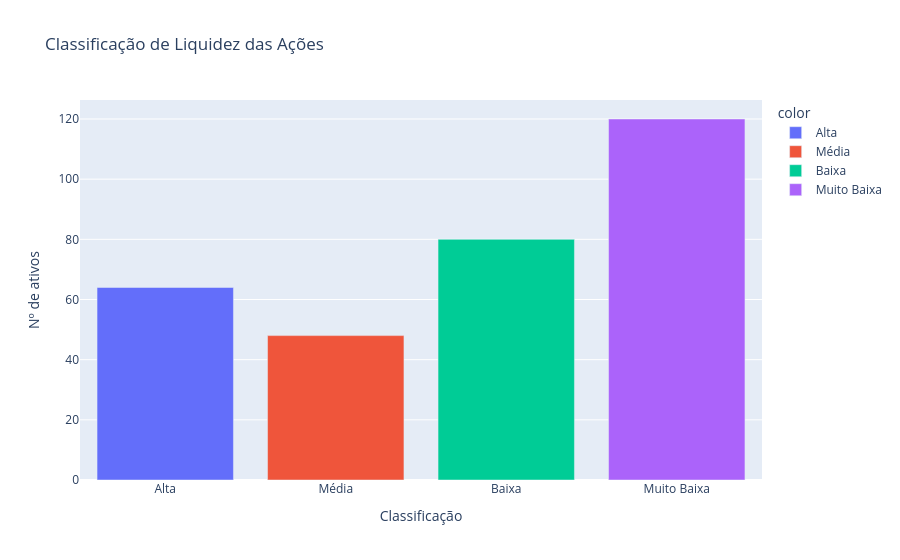

Notebook cell for this chart:
### Code cell
# Classificação qualitativa da liquidez por faixa de volume financeiro médio
limites_liquidez = [
    (50_000_000, 'Alta'),
    (10_000_000, 'Média'),
    (1_000_000, 'Baixa'),
    (0, 'Muito Baixa'),
]

def classificar_liquidez(volume_medio):
    for limite, classe in limites_liquidez:
        if volume_medio >= limite:
            return classe
    return 'Muito Baixa'

df_ranking['classificacao'] = df_ranking['volume_medio_21d'].apply(classificar_liquidez)

distribuicao = df_ranking['classificacao'].value_counts().reindex(
    ['Alta', 'Média', 'Baixa', 'Muito Baixa'])

print('Distribuição da classificação de liquidez:')
display(distribuicao.to_frame('nº de ativos'))

fig_class = px.bar(x=distribuicao.index, y=distribuicao.values,
                   title='Classificação de Liquidez das Ações',
                   labels={'x': 'Classificação', 'y': 'Nº de ativos'},
                   color=distribuicao.index)
fig_class.show()

### Figure 1 — Plotly figure (JSON) as saved in the notebook; plotly's stock layout.template omitted (floating-point values rounded to 4 significant figures)
{"data": [{"hovertemplate": "color=Alta<br>Classificação=%{x}<br>Nº de ativos=%{y}<extra></extra>", "legendgroup": "Alta", "marker": {"color": "#636efa", "pattern": {"shape": ""}}, "name": "Alta", "orientation": "v", "showlegend": true, "textposition": "auto", "type": "bar", "x": ["Alta"], "xaxis": "x", "y": [64], "yaxis": "y"}, {"hovertemplate": "color=Média<br>Classificação=%{x}<br>Nº de ativos=%{y}<extra></extra>", "legendgroup": "Média", "marker": {"color": "#EF553B", "pattern": {"shape": ""}}, "name": "Média", "orientation": "v", "showlegend": true, "textposition": "auto", "type": "bar", "x": ["Média"], "xaxis": "x", "y": [48], "yaxis": "y"}, {"hovertemplate": "color=Baixa<br>Classificação=%{x}<br>Nº de ativos=%{y}<extra></extra>", "legendgroup": "Baixa", "marker": {"color": "#00cc96", "pattern": {"shape": ""}}, "name": "Baixa", "orientation": "v", "showlegend": true, "textposition": "auto", "type": "bar", "x": ["Baixa"], "xaxis": "x", "y": [80], "yaxis": "y"}, {"hovertemplate": "color=Muito Baixa<br>Classificação=%{x}<br>Nº de ativos=%{y}<extra></extra>", "legendgroup": "Muito Baixa", "marker": {"color": "#ab63fa", "pattern": {"shape": ""}}, "name": "Muito Baixa", "orientation": "v", "showlegend": true, "textposition": "auto", "type": "bar", "x": ["Muito Baixa"], "xaxis": "x", "y": [120], "yaxis": "y"}], "layout": {"barmode": "relative", "legend": {"title": {"text": "color"}, "tracegroupgap": 0}, "title": {"text": "Classificação de Liquidez das Ações"}, "xaxis": {"anchor": "y", "domain": [0.0, 1.0], "title": {"text": "Classificação"}}, "yaxis": {"anchor": "x", "domain": [0.0, 1.0], "title": {"text": "Nº de ativos"}}}}
